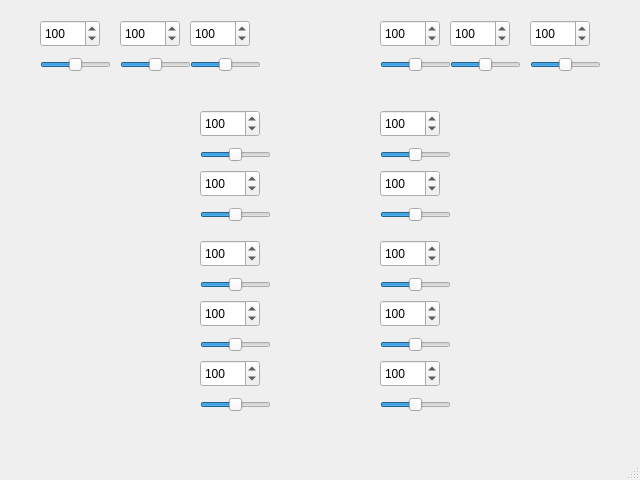
<?xml version="1.0" encoding="UTF-8"?>
<ui version="4.0">
 <class>MainWindow</class>
 <widget class="QMainWindow" name="MainWindow">
  <property name="geometry">
   <rect>
    <x>0</x>
    <y>0</y>
    <width>640</width>
    <height>480</height>
   </rect>
  </property>
  <property name="windowTitle">
   <string>MainWindow</string>
  </property>
  <widget class="QWidget" name="centralwidget">
   <widget class="QSpinBox" name="spinBox15">
    <property name="geometry">
     <rect>
      <x>200</x>
      <y>110</y>
      <width>60</width>
      <height>27</height>
     </rect>
    </property>
    <property name="minimum">
     <number>10</number>
    </property>
    <property name="maximum">
     <number>190</number>
    </property>
    <property name="value">
     <number>100</number>
    </property>
   </widget>
   <widget class="QSlider" name="Slider13">
    <property name="geometry">
     <rect>
      <x>200</x>
      <y>270</y>
      <width>71</width>
      <height>29</height>
     </rect>
    </property>
    <property name="minimum">
     <number>10</number>
    </property>
    <property name="maximum">
     <number>190</number>
    </property>
    <property name="value">
     <number>100</number>
    </property>
    <property name="orientation">
     <enum>Qt::Horizontal</enum>
    </property>
   </widget>
   <widget class="QSpinBox" name="spinBox1">
    <property name="geometry">
     <rect>
      <x>380</x>
      <y>300</y>
      <width>60</width>
      <height>27</height>
     </rect>
    </property>
    <property name="minimum">
     <number>10</number>
    </property>
    <property name="maximum">
     <number>190</number>
    </property>
    <property name="value">
     <number>100</number>
    </property>
   </widget>
   <widget class="QSlider" name="Slider1">
    <property name="geometry">
     <rect>
      <x>380</x>
      <y>330</y>
      <width>71</width>
      <height>29</height>
     </rect>
    </property>
    <property name="minimum">
     <number>10</number>
    </property>
    <property name="maximum">
     <number>190</number>
    </property>
    <property name="value">
     <number>100</number>
    </property>
    <property name="orientation">
     <enum>Qt::Horizontal</enum>
    </property>
   </widget>
   <widget class="QSpinBox" name="spinBox0">
    <property name="geometry">
     <rect>
      <x>380</x>
      <y>360</y>
      <width>60</width>
      <height>27</height>
     </rect>
    </property>
    <property name="minimum">
     <number>10</number>
    </property>
    <property name="maximum">
     <number>190</number>
    </property>
    <property name="value">
     <number>100</number>
    </property>
   </widget>
   <widget class="QSlider" name="Slider6">
    <property name="geometry">
     <rect>
      <x>450</x>
      <y>50</y>
      <width>71</width>
      <height>29</height>
     </rect>
    </property>
    <property name="minimum">
     <number>10</number>
    </property>
    <property name="maximum">
     <number>190</number>
    </property>
    <property name="value">
     <number>100</number>
    </property>
    <property name="orientation">
     <enum>Qt::Horizontal</enum>
    </property>
   </widget>
   <widget class="QSlider" name="Slider2">
    <property name="geometry">
     <rect>
      <x>380</x>
      <y>270</y>
      <width>71</width>
      <height>29</height>
     </rect>
    </property>
    <property name="minimum">
     <number>10</number>
    </property>
    <property name="maximum">
     <number>190</number>
    </property>
    <property name="value">
     <number>100</number>
    </property>
    <property name="orientation">
     <enum>Qt::Horizontal</enum>
    </property>
   </widget>
   <widget class="QSlider" name="Slider14">
    <property name="geometry">
     <rect>
      <x>200</x>
      <y>200</y>
      <width>71</width>
      <height>29</height>
     </rect>
    </property>
    <property name="minimum">
     <number>10</number>
    </property>
    <property name="maximum">
     <number>190</number>
    </property>
    <property name="value">
     <number>100</number>
    </property>
    <property name="orientation">
     <enum>Qt::Horizontal</enum>
    </property>
   </widget>
   <widget class="QSpinBox" name="spinBox14">
    <property name="geometry">
     <rect>
      <x>200</x>
      <y>170</y>
      <width>60</width>
      <height>27</height>
     </rect>
    </property>
    <property name="minimum">
     <number>10</number>
    </property>
    <property name="maximum">
     <number>190</number>
    </property>
    <property name="value">
     <number>100</number>
    </property>
   </widget>
   <widget class="QSpinBox" name="spinBox11">
    <property name="geometry">
     <rect>
      <x>200</x>
      <y>360</y>
      <width>60</width>
      <height>27</height>
     </rect>
    </property>
    <property name="minimum">
     <number>10</number>
    </property>
    <property name="maximum">
     <number>190</number>
    </property>
    <property name="value">
     <number>100</number>
    </property>
   </widget>
   <widget class="QSpinBox" name="spinBox9">
    <property name="geometry">
     <rect>
      <x>120</x>
      <y>20</y>
      <width>60</width>
      <height>27</height>
     </rect>
    </property>
    <property name="minimum">
     <number>10</number>
    </property>
    <property name="maximum">
     <number>190</number>
    </property>
    <property name="value">
     <number>100</number>
    </property>
   </widget>
   <widget class="QSpinBox" name="spinBox8">
    <property name="geometry">
     <rect>
      <x>190</x>
      <y>20</y>
      <width>60</width>
      <height>27</height>
     </rect>
    </property>
    <property name="minimum">
     <number>10</number>
    </property>
    <property name="maximum">
     <number>190</number>
    </property>
    <property name="value">
     <number>100</number>
    </property>
   </widget>
   <widget class="QSlider" name="Slider5">
    <property name="geometry">
     <rect>
      <x>380</x>
      <y>50</y>
      <width>71</width>
      <height>29</height>
     </rect>
    </property>
    <property name="minimum">
     <number>10</number>
    </property>
    <property name="maximum">
     <number>190</number>
    </property>
    <property name="value">
     <number>100</number>
    </property>
    <property name="orientation">
     <enum>Qt::Horizontal</enum>
    </property>
   </widget>
   <widget class="QSpinBox" name="spinBox3">
    <property name="geometry">
     <rect>
      <x>380</x>
      <y>170</y>
      <width>60</width>
      <height>27</height>
     </rect>
    </property>
    <property name="minimum">
     <number>10</number>
    </property>
    <property name="maximum">
     <number>190</number>
    </property>
    <property name="value">
     <number>100</number>
    </property>
   </widget>
   <widget class="QSlider" name="Slider7">
    <property name="geometry">
     <rect>
      <x>530</x>
      <y>50</y>
      <width>71</width>
      <height>29</height>
     </rect>
    </property>
    <property name="minimum">
     <number>10</number>
    </property>
    <property name="maximum">
     <number>190</number>
    </property>
    <property name="value">
     <number>100</number>
    </property>
    <property name="orientation">
     <enum>Qt::Horizontal</enum>
    </property>
   </widget>
   <widget class="QSpinBox" name="spinBox4">
    <property name="geometry">
     <rect>
      <x>380</x>
      <y>110</y>
      <width>60</width>
      <height>27</height>
     </rect>
    </property>
    <property name="minimum">
     <number>10</number>
    </property>
    <property name="maximum">
     <number>190</number>
    </property>
    <property name="value">
     <number>100</number>
    </property>
   </widget>
   <widget class="QSlider" name="Slider4">
    <property name="geometry">
     <rect>
      <x>380</x>
      <y>140</y>
      <width>71</width>
      <height>29</height>
     </rect>
    </property>
    <property name="minimum">
     <number>10</number>
    </property>
    <property name="maximum">
     <number>190</number>
    </property>
    <property name="value">
     <number>100</number>
    </property>
    <property name="orientation">
     <enum>Qt::Horizontal</enum>
    </property>
   </widget>
   <widget class="QSpinBox" name="spinBox13">
    <property name="geometry">
     <rect>
      <x>200</x>
      <y>240</y>
      <width>60</width>
      <height>27</height>
     </rect>
    </property>
    <property name="minimum">
     <number>10</number>
    </property>
    <property name="maximum">
     <number>190</number>
    </property>
    <property name="value">
     <number>100</number>
    </property>
   </widget>
   <widget class="QSlider" name="Slider12">
    <property name="geometry">
     <rect>
      <x>200</x>
      <y>330</y>
      <width>71</width>
      <height>29</height>
     </rect>
    </property>
    <property name="minimum">
     <number>10</number>
    </property>
    <property name="maximum">
     <number>190</number>
    </property>
    <property name="value">
     <number>100</number>
    </property>
    <property name="orientation">
     <enum>Qt::Horizontal</enum>
    </property>
   </widget>
   <widget class="QSpinBox" name="spinBox2">
    <property name="geometry">
     <rect>
      <x>380</x>
      <y>240</y>
      <width>60</width>
      <height>27</height>
     </rect>
    </property>
    <property name="minimum">
     <number>10</number>
    </property>
    <property name="maximum">
     <number>190</number>
    </property>
    <property name="value">
     <number>100</number>
    </property>
   </widget>
   <widget class="QSpinBox" name="spinBox6">
    <property name="geometry">
     <rect>
      <x>450</x>
      <y>20</y>
      <width>60</width>
      <height>27</height>
     </rect>
    </property>
    <property name="minimum">
     <number>10</number>
    </property>
    <property name="maximum">
     <number>190</number>
    </property>
    <property name="value">
     <number>100</number>
    </property>
   </widget>
   <widget class="QSlider" name="Slider11">
    <property name="geometry">
     <rect>
      <x>200</x>
      <y>390</y>
      <width>71</width>
      <height>29</height>
     </rect>
    </property>
    <property name="minimum">
     <number>10</number>
    </property>
    <property name="maximum">
     <number>190</number>
    </property>
    <property name="value">
     <number>100</number>
    </property>
    <property name="orientation">
     <enum>Qt::Horizontal</enum>
    </property>
   </widget>
   <widget class="QSlider" name="Slider15">
    <property name="geometry">
     <rect>
      <x>200</x>
      <y>140</y>
      <width>71</width>
      <height>29</height>
     </rect>
    </property>
    <property name="minimum">
     <number>10</number>
    </property>
    <property name="maximum">
     <number>190</number>
    </property>
    <property name="value">
     <number>100</number>
    </property>
    <property name="orientation">
     <enum>Qt::Horizontal</enum>
    </property>
   </widget>
   <widget class="QSlider" name="Slider3">
    <property name="geometry">
     <rect>
      <x>380</x>
      <y>200</y>
      <width>71</width>
      <height>29</height>
     </rect>
    </property>
    <property name="minimum">
     <number>10</number>
    </property>
    <property name="maximum">
     <number>190</number>
    </property>
    <property name="value">
     <number>100</number>
    </property>
    <property name="orientation">
     <enum>Qt::Horizontal</enum>
    </property>
   </widget>
   <widget class="QSlider" name="Slider0">
    <property name="geometry">
     <rect>
      <x>380</x>
      <y>390</y>
      <width>71</width>
      <height>29</height>
     </rect>
    </property>
    <property name="minimum">
     <number>10</number>
    </property>
    <property name="maximum">
     <number>190</number>
    </property>
    <property name="value">
     <number>100</number>
    </property>
    <property name="orientation">
     <enum>Qt::Horizontal</enum>
    </property>
   </widget>
   <widget class="QSlider" name="Slider10">
    <property name="geometry">
     <rect>
      <x>40</x>
      <y>50</y>
      <width>71</width>
      <height>29</height>
     </rect>
    </property>
    <property name="minimum">
     <number>10</number>
    </property>
    <property name="maximum">
     <number>190</number>
    </property>
    <property name="value">
     <number>100</number>
    </property>
    <property name="orientation">
     <enum>Qt::Horizontal</enum>
    </property>
   </widget>
   <widget class="QSlider" name="Slider9">
    <property name="geometry">
     <rect>
      <x>120</x>
      <y>50</y>
      <width>71</width>
      <height>29</height>
     </rect>
    </property>
    <property name="minimum">
     <number>10</number>
    </property>
    <property name="maximum">
     <number>190</number>
    </property>
    <property name="value">
     <number>100</number>
    </property>
    <property name="orientation">
     <enum>Qt::Horizontal</enum>
    </property>
   </widget>
   <widget class="QSlider" name="Slider8">
    <property name="geometry">
     <rect>
      <x>190</x>
      <y>50</y>
      <width>71</width>
      <height>29</height>
     </rect>
    </property>
    <property name="minimum">
     <number>10</number>
    </property>
    <property name="maximum">
     <number>190</number>
    </property>
    <property name="value">
     <number>100</number>
    </property>
    <property name="orientation">
     <enum>Qt::Horizontal</enum>
    </property>
   </widget>
   <widget class="QSpinBox" name="spinBox7">
    <property name="geometry">
     <rect>
      <x>530</x>
      <y>20</y>
      <width>60</width>
      <height>27</height>
     </rect>
    </property>
    <property name="minimum">
     <number>10</number>
    </property>
    <property name="maximum">
     <number>190</number>
    </property>
    <property name="value">
     <number>100</number>
    </property>
   </widget>
   <widget class="QSpinBox" name="spinBox12">
    <property name="geometry">
     <rect>
      <x>200</x>
      <y>300</y>
      <width>60</width>
      <height>27</height>
     </rect>
    </property>
    <property name="minimum">
     <number>10</number>
    </property>
    <property name="maximum">
     <number>190</number>
    </property>
    <property name="value">
     <number>100</number>
    </property>
   </widget>
   <widget class="QSpinBox" name="spinBox5">
    <property name="geometry">
     <rect>
      <x>380</x>
      <y>20</y>
      <width>60</width>
      <height>27</height>
     </rect>
    </property>
    <property name="minimum">
     <number>10</number>
    </property>
    <property name="maximum">
     <number>190</number>
    </property>
    <property name="value">
     <number>100</number>
    </property>
   </widget>
   <widget class="QSpinBox" name="spinBox10">
    <property name="geometry">
     <rect>
      <x>40</x>
      <y>20</y>
      <width>60</width>
      <height>27</height>
     </rect>
    </property>
    <property name="minimum">
     <number>10</number>
    </property>
    <property name="maximum">
     <number>190</number>
    </property>
    <property name="value">
     <number>100</number>
    </property>
   </widget>
  </widget>
  <widget class="QMenuBar" name="menubar">
   <property name="geometry">
    <rect>
     <x>0</x>
     <y>0</y>
     <width>640</width>
     <height>25</height>
    </rect>
   </property>
  </widget>
  <widget class="QStatusBar" name="statusbar"/>
 </widget>
 <resources/>
 <connections/>
</ui>
